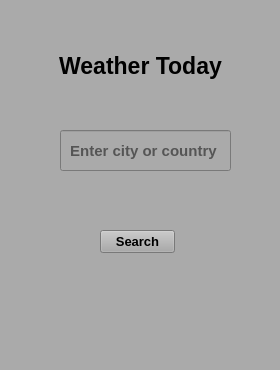
<?xml version="1.0" encoding="UTF-8"?>
<ui version="4.0">
 <class>Weather</class>
 <widget class="QMainWindow" name="Weather">
  <property name="windowModality">
   <enum>Qt::ApplicationModal</enum>
  </property>
  <property name="geometry">
   <rect>
    <x>0</x>
    <y>0</y>
    <width>280</width>
    <height>370</height>
   </rect>
  </property>
  <property name="sizePolicy">
   <sizepolicy hsizetype="Preferred" vsizetype="Preferred">
    <horstretch>0</horstretch>
    <verstretch>0</verstretch>
   </sizepolicy>
  </property>
  <property name="minimumSize">
   <size>
    <width>280</width>
    <height>370</height>
   </size>
  </property>
  <property name="maximumSize">
   <size>
    <width>280</width>
    <height>370</height>
   </size>
  </property>
  <property name="windowTitle">
   <string>MainWindow</string>
  </property>
  <property name="styleSheet">
   <string notr="true">
background-color: rgb(170, 170, 170);
</string>
  </property>
  <widget class="QWidget" name="centralwidget">
   <widget class="QPushButton" name="search">
    <property name="geometry">
     <rect>
      <x>100</x>
      <y>230</y>
      <width>75</width>
      <height>23</height>
     </rect>
    </property>
    <property name="font">
     <font>
      <pointsize>10</pointsize>
      <weight>75</weight>
      <bold>true</bold>
     </font>
    </property>
    <property name="text">
     <string>Search</string>
    </property>
    <property name="shortcut">
     <string>Return</string>
    </property>
   </widget>
   <widget class="QLineEdit" name="city_name">
    <property name="geometry">
     <rect>
      <x>60</x>
      <y>130</y>
      <width>171</width>
      <height>41</height>
     </rect>
    </property>
    <property name="font">
     <font>
      <pointsize>11</pointsize>
      <weight>75</weight>
      <bold>true</bold>
     </font>
    </property>
    <property name="alignment">
     <set>Qt::AlignCenter</set>
    </property>
    <property name="placeholderText">
     <string>Enter city or country </string>
    </property>
   </widget>
   <widget class="QLabel" name="label">
    <property name="geometry">
     <rect>
      <x>30</x>
      <y>30</y>
      <width>221</width>
      <height>71</height>
     </rect>
    </property>
    <property name="font">
     <font>
      <pointsize>17</pointsize>
      <weight>75</weight>
      <bold>true</bold>
     </font>
    </property>
    <property name="styleSheet">
     <string notr="true"/>
    </property>
    <property name="text">
     <string>Weather Today</string>
    </property>
    <property name="alignment">
     <set>Qt::AlignCenter</set>
    </property>
   </widget>
  </widget>
  <widget class="QMenuBar" name="menubar">
   <property name="geometry">
    <rect>
     <x>0</x>
     <y>0</y>
     <width>280</width>
     <height>21</height>
    </rect>
   </property>
  </widget>
  <widget class="QStatusBar" name="statusbar"/>
 </widget>
 <resources/>
 <connections/>
</ui>
